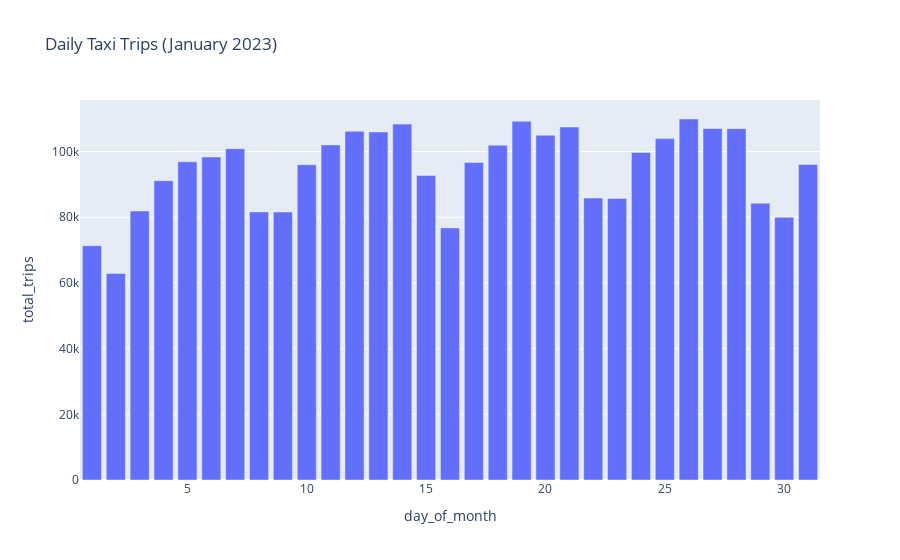
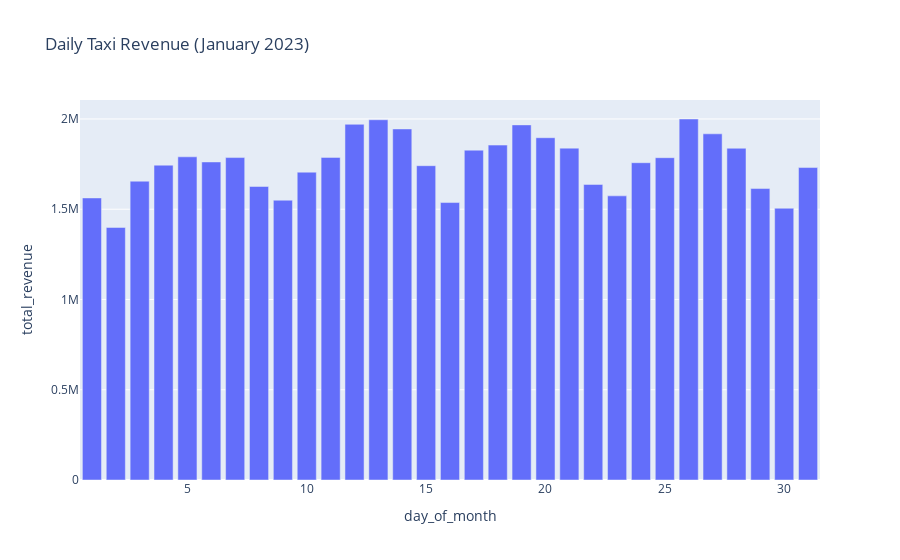
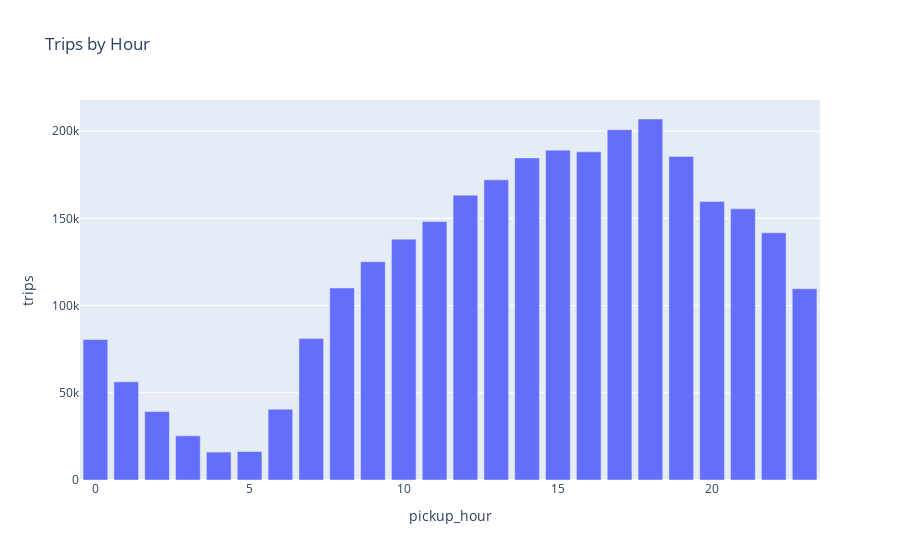

These figures' notebook cell, in order:
### Code cell
fig1 = px.bar(
    trips_pd,
    x="day_of_month",
    y="total_trips",
    title="Daily Taxi Trips (January 2023)"
)

fig2 = px.bar(
    revenue_pd,
    x="day_of_month",
    y="total_revenue",
    title="Daily Taxi Revenue (January 2023)"
)

fig3 = px.bar(
    hourly_pd,
    x="pickup_hour",
    y="trips",
    title="Trips by Hour"
)

fig1.show()
fig2.show()
fig3.show()

### Figure 1 — Plotly figure (JSON) as saved in the notebook; plotly's stock layout.template omitted (floating-point values rounded to 4 significant figures)
{"data": [{"alignmentgroup": "True", "hovertemplate": "day_of_month=%{x}<br>total_trips=%{y}<extra></extra>", "legendgroup": "", "marker": {"color": "#636efa", "pattern": {"shape": ""}}, "name": "", "offsetgroup": "", "orientation": "v", "showlegend": false, "textposition": "auto", "type": "bar", "x": [1, 2, 3, 4, 5, 6, 7, 8, 9, 10, 11, 12, 13, 14, 15, 16, 17, 18, 19, 20, 21, 22, 23, 24, 25, 26, 27, 28, 29, 30, 31], "xaxis": "x", "y": [71356, 62867, 81898, 91119, 96879, 98337, 100884, 81615, 81580, 95974, 102015, 106160, 105946, 108363, 92728, 76746, 96657, 101937, 109193, 104964, 107460, 85852, 85733, 99715, 103939, 109909, 107020, 106971, 84292, 79961, 96079], "yaxis": "y"}], "layout": {"barmode": "relative", "legend": {"tracegroupgap": 0}, "title": {"text": "Daily Taxi Trips (January 2023)"}, "xaxis": {"anchor": "y", "domain": [0, 1], "title": {"text": "day_of_month"}}, "yaxis": {"anchor": "x", "domain": [0, 1], "title": {"text": "total_trips"}}}}

### Figure 2 — Plotly figure (JSON) as saved in the notebook; plotly's stock layout.template omitted (floating-point values rounded to 4 significant figures)
{"data": [{"alignmentgroup": "True", "hovertemplate": "day_of_month=%{x}<br>total_revenue=%{y}<extra></extra>", "legendgroup": "", "marker": {"color": "#636efa", "pattern": {"shape": ""}}, "name": "", "offsetgroup": "", "orientation": "v", "showlegend": false, "textposition": "auto", "type": "bar", "x": [1, 2, 3, 4, 5, 6, 7, 8, 9, 10, 11, 12, 13, 14, 15, 16, 17, 18, 19, 20, 21, 22, 23, 24, 25, 26, 27, 28, 29, 30, 31], "xaxis": "x", "y": [1562000.0, 1399000.0, 1655000.0, 1744000.0, 1790000.0, 1762000.0, 1786000.0, 1626000.0, 1550000.0, 1705000.0, 1787000.0, 1970000.0, 1996000.0, 1945000.0, 1741000.0, 1537000.0, 1827000.0, 1855000.0, 1967000.0, 1896000.0, 1838000.0, 1637000.0, 1574000.0, 1758000.0, 1785000.0, 2000000.0, 1918000.0, 1838000.0, 1614000.0, 1506000.0, 1731000.0], "yaxis": "y"}], "layout": {"barmode": "relative", "legend": {"tracegroupgap": 0}, "title": {"text": "Daily Taxi Revenue (January 2023)"}, "xaxis": {"anchor": "y", "domain": [0, 1], "title": {"text": "day_of_month"}}, "yaxis": {"anchor": "x", "domain": [0, 1], "title": {"text": "total_revenue"}}}}

### Figure 3 — Plotly figure (JSON) as saved in the notebook; plotly's stock layout.template omitted (floating-point values rounded to 4 significant figures)
{"data": [{"alignmentgroup": "True", "hovertemplate": "pickup_hour=%{x}<br>trips=%{y}<extra></extra>", "legendgroup": "", "marker": {"color": "#636efa", "pattern": {"shape": ""}}, "name": "", "offsetgroup": "", "orientation": "v", "showlegend": false, "textposition": "auto", "type": "bar", "x": [0, 1, 2, 3, 4, 5, 6, 7, 8, 9, 10, 11, 12, 13, 14, 15, 16, 17, 18, 19, 20, 21, 22, 23], "xaxis": "x", "y": [80570, 56263, 39288, 25379, 16015, 16332, 40602, 81179, 110096, 125105, 138082, 148178, 163315, 172075, 184641, 189095, 188112, 200845, 206958, 185515, 159675, 155436, 141714, 109679], "yaxis": "y"}], "layout": {"barmode": "relative", "legend": {"tracegroupgap": 0}, "title": {"text": "Trips by Hour"}, "xaxis": {"anchor": "y", "domain": [0, 1], "title": {"text": "pickup_hour"}}, "yaxis": {"anchor": "x", "domain": [0, 1], "title": {"text": "trips"}}}}
